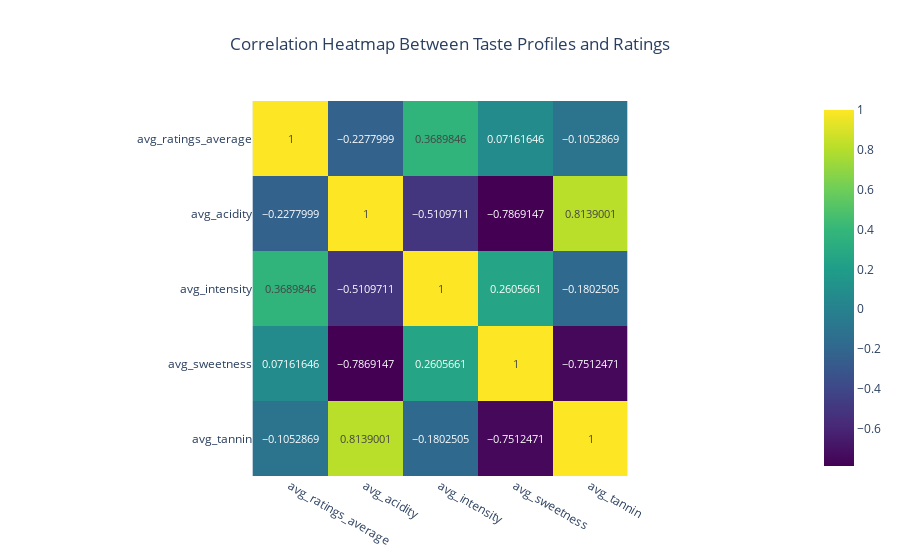

The code cell stored with this chart in its notebook:
### Code cell
fig = px.imshow(
    correlation_matrix,
    text_auto=True,
    color_continuous_scale='Viridis',
    title='Correlation Heatmap Between Taste Profiles and Ratings'
)

# Update layout for better appearance
fig.update_layout(
    # xaxis_title='Variables',
    # yaxis_title='Variables',
    xaxis=dict(tickvals=list(range(len(correlation_matrix.columns))), ticktext=correlation_matrix.columns),
    yaxis=dict(tickvals=list(range(len(correlation_matrix.index))), ticktext=correlation_matrix.index),
    title_x=0.5
)

# Show the plot
fig.show()

### Figure 1 — Plotly figure (JSON) as saved in the notebook; plotly's stock layout.template omitted (floating-point values rounded to 4 significant figures)
{"data": [{"coloraxis": "coloraxis", "hovertemplate": "x: %{x}<br>y: %{y}<br>color: %{z}<extra></extra>", "name": "0", "texttemplate": "%{z}", "type": "heatmap", "x": ["avg_ratings_average", "avg_acidity", "avg_intensity", "avg_sweetness", "avg_tannin"], "xaxis": "x", "y": ["avg_ratings_average", "avg_acidity", "avg_intensity", "avg_sweetness", "avg_tannin"], "yaxis": "y", "z": [[1, -0.2278, 0.369, 0.07162, -0.1053], [-0.2278, 1, -0.511, -0.7869, 0.8139], [0.369, -0.511, 1, 0.2606, -0.1803], [0.07162, -0.7869, 0.2606, 1, -0.7512], [-0.1053, 0.8139, -0.1803, -0.7512, 1]]}], "layout": {"coloraxis": {"colorscale": [[0, "#440154"], [0.1111, "#482878"], [0.2222, "#3e4989"], [0.3333, "#31688e"], [0.4444, "#26828e"], [0.5556, "#1f9e89"], [0.6667, "#35b779"], [0.7778, "#6ece58"], [0.8889, "#b5de2b"], [1, "#fde725"]]}, "title": {"text": "Correlation Heatmap Between Taste Profiles and Ratings", "x": 0.5}, "xaxis": {"anchor": "y", "constrain": "domain", "domain": [0, 1], "scaleanchor": "y", "ticktext": ["avg_ratings_average", "avg_acidity", "avg_intensity", "avg_sweetness", "avg_tannin"], "tickvals": [0, 1, 2, 3, 4]}, "yaxis": {"anchor": "x", "autorange": "reversed", "constrain": "domain", "domain": [0, 1], "ticktext": ["avg_ratings_average", "avg_acidity", "avg_intensity", "avg_sweetness", "avg_tannin"], "tickvals": [0, 1, 2, 3, 4]}}}
